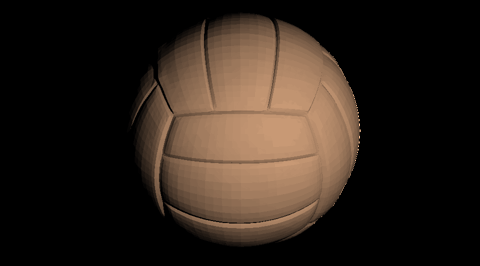
%> input picture Lab1/intrinsic_images/ball.png, 480 x 266 px, given in place of peppers.png, which was not available
$ octave main.m   (GNU Octave 9; MATLAB toolbox functions it lacks are replaced by stand-ins)
%> lines starting %> are read from the running program, lines starting %| are printed output that depends on the picture; pictures that were not available may be replaced by others from this repository, and a replacement may not be noted
%> further down, I is the input picture: size 266x480x3 uint16; mean R, G, B 4715.9, 3613.8, 2768
### Lab1/colorspace/ConvertColorSpace.m
function [new_image] = ConvertColorSpace(input_image, colorspace)
%> called with colorspace = 'rgb'
%%%%%%%%%%%%%%%%%%%%%%%%%%%%%%%%%%%%%%%%%%%%%%%%%%%%%%%%%%%%%%%%%
% Converts an RGB image into a specified color space, visualizes the
% color channels and returns the image in its new color space.
%
% Colorspace options:
%   opponent
%   rgb -> for normalized RGB
%   hsv
%   ycbcr
%   gray
%
% P.S: Do not forget the visualization part!
%%%%%%%%%%%%%%%%%%%%%%%%%%%%%%%%%%%%%%%%%%%%%%%%%%%%%%%%%%%%%%%%%
%%%%%%%%%%%%%%%%%%%%%%%%%%%%%%%%%%%%%%%%%%%%%%%%%%%%%%%%%%%%%%%%%

% convert image into double precision for conversions
input_image = im2double(input_image);
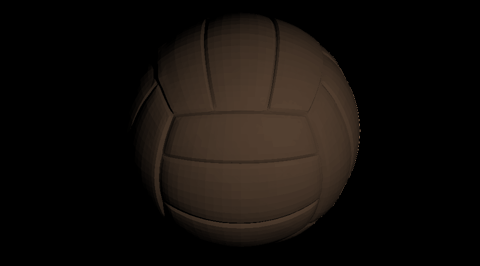
%> input_image: size 266x480x3 double; mean R, G, B 0.072, 0.0551, 0.0422

if strcmp(colorspace, 'opponent')
    new_image = rgb2opponent(input_image); % fill in this function
elseif strcmp(colorspace, 'rgb')
    new_image = rgb2normedrgb(input_image); % fill in this function
elseif strcmp(colorspace, 'hsv')
    % use the built-in function
    new_image = rgb2hsv(input_image);
elseif strcmp(colorspace, 'ycbcr')
    % use the built-in function
    new_image = rgb2ycbcr(input_image);
elseif strcmp(colorspace, 'gray')
    new_image = rgb2grays(input_image); % fill in this function
else
% if user inputs an unknow colorspace just notify and do not plot anything
    fprintf('Error: Unknown colorspace type [%s]...\n',colorspace);
    new_image = input_image;
    return;
end

visualize(new_image,colorspace); % fill in this function

end

### Lab1/colorspace/rgb2normedrgb.m
function [output_image] = rgb2normedrgb(input_image)
% converts an RGB image into normalized rgb
R = input_image(:,:,1);
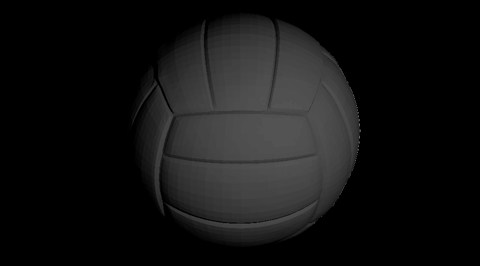
%> R: size 266x480 double; min 0, max 0.418, mean 0.072
G = input_image(:,:,2);
B = input_image(:,:,3);
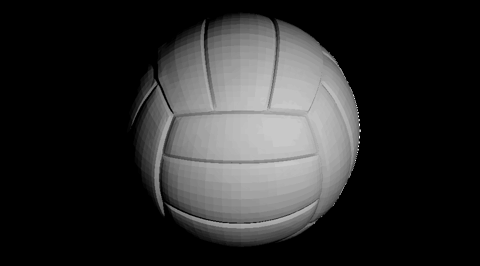
%> B: size 266x480 double; min 0, max 0.246, mean 0.0422; drawn with min black and max white

r = R./(R+G+B);
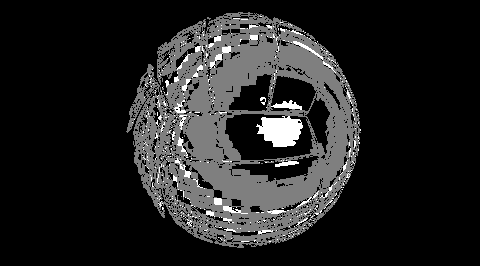
%> r: size 266x480 double; 67.09% of the values are NaN or infinite; the others: min 0.425, max 0.425, mean 0.425; drawn with min black, max white, NaN and infinite black
g = G./(R+G+B);
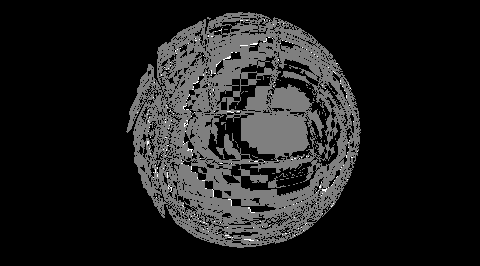
%> g: size 266x480 double; 67.09% of the values are NaN or infinite; the others: min 0.326, max 0.326, mean 0.326; drawn with min black, max white, NaN and infinite black
b = B./(R+G+B);
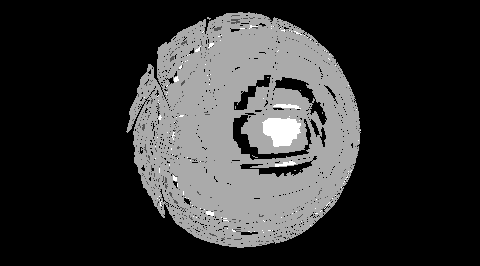
%> b: size 266x480 double; 67.09% of the values are NaN or infinite; the others: min 0.249, max 0.249, mean 0.249; drawn with min black, max white, NaN and infinite black

output_image = cat(3,r,g,b);
%> output_image: size 266x480x3 double; 67.09% of the values are NaN or infinite; the others: min 0.249, max 0.425, mean 0.333

end

### Lab1/colorspace/visualize.m
function visualize(input_image,colorspace)
figure
subplot(2, 2, 1);

Channel1 = input_image(:,:,1);
Channel2 = input_image(:,:,2);
Channel3 = input_image(:,:,3);

imshow(input_image);
title(colorspace);

subplot(2, 2, 2);
imshow(Channel1);
title('Channel 1');

subplot(2, 2, 3);
imshow(Channel2);
title('Channel 2');

subplot(2, 2, 4);
imshow(Channel3);
title('Channel 3');
end

### Lab1/colorspace/main.m
% test your code by using this simple script

clear
clc
close all

I = imread('peppers.png');

% J = ConvertColorSpace(I,'opponent');

% close all
J = ConvertColorSpace(I,'rgb');
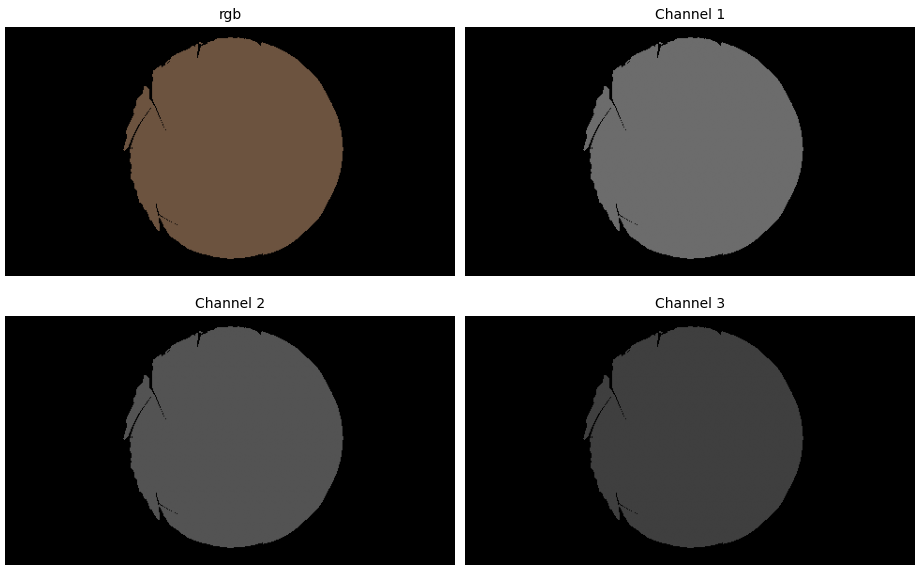
%> figure redrawn from the program's plot data, 4 panels

% close all
% J = ConvertColorSpace(I,'hsv');

% close all
% J = ConvertColorSpace(I,'ycbcr');

% close all
% J = ConvertColorSpace(I,'gray');
